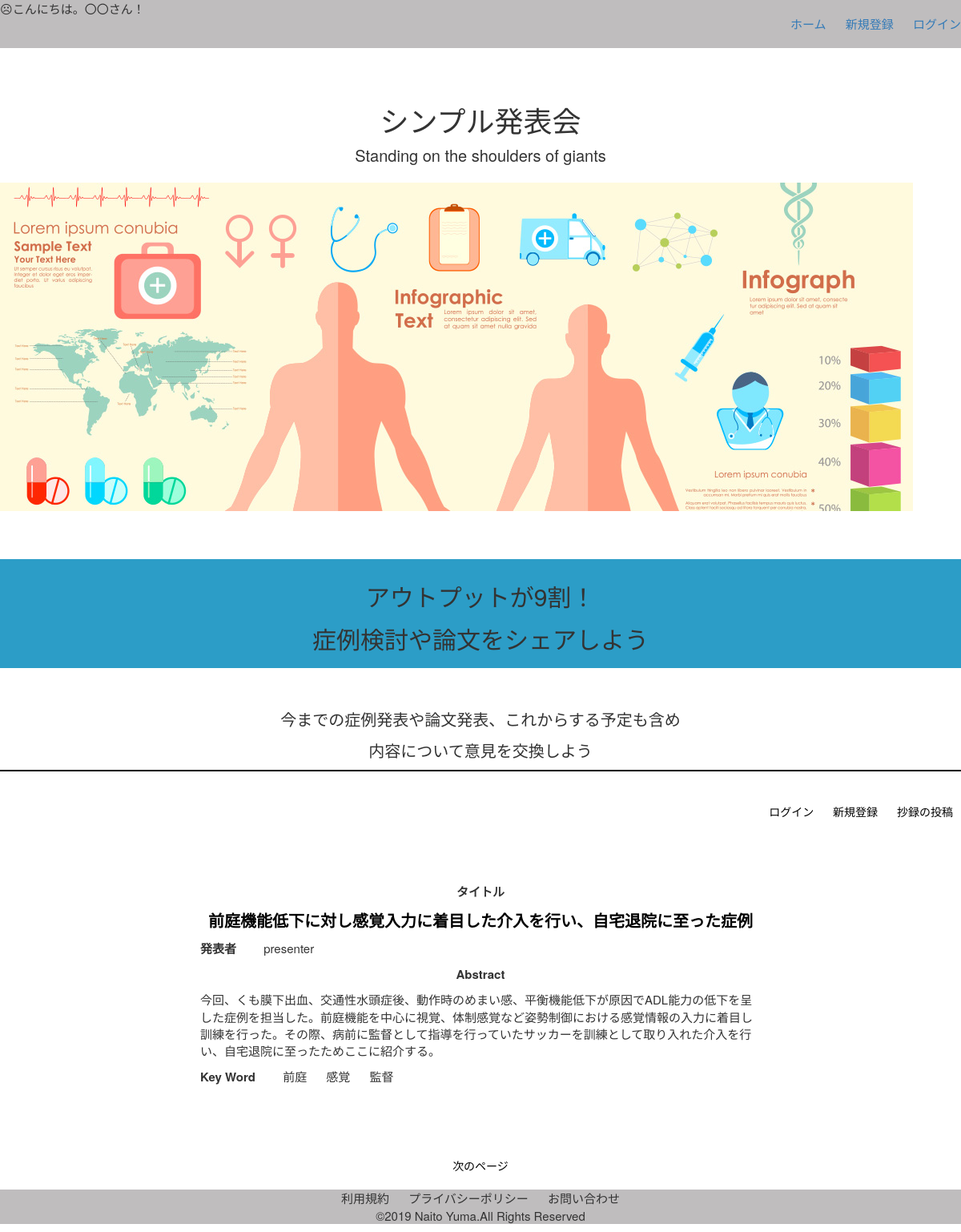
Screenshot of /main.php with the database file from the repository.
### tables this page shows
CREATE TABLE journal (
id INT AUTO_INCREMENT COMMENT 'id',
title TEXT  COMMENT 'タイトル',
presenter TEXT  COMMENT '発表者',
abstract TEXT  COMMENT '概要',
keyword1 TEXT  COMMENT 'キーワード1',
keyword2 TEXT  COMMENT 'キーワード2',
keyword3 TEXT  COMMENT 'キーワード3',
maintext TEXT COMMENT '本文',
PRIMARY KEY(id)
);

### main.php (called while the page is built, shortened)
<?php
$pdo = new PDO(PDO_DSN, DB_USERNAME, DB_PASSWORD );
$sql = "select * from journal";
$stmt = $pdo->prepare($sql);
$stmt -> execute();
$results = [];
while ($row = $stmt->fetch(PDO::FETCH_ASSOC)) {
  $results []=$row;
}
?>
<?php require_once('views/main.tpl.php'); ?>

### views/main.tpl.php (the view)
<!DOCTYPE html>
<html lang="ja">
<?php include('views/head.inc.php'); ?>
  <body>
    <?php include('views/header.inc.php'); ?>
    <div class="main-container">
      <h1>シンプル発表会</h1>
      <p>Standing on the shoulders of giants</p>
    </div>
      <img class="main-image" src="image/main_img_illustration.jpg" alt="*">
    <div class="share">
        <div class="output">
          <h2>アウトプットが9割！</h2>
          <h2>症例検討や論文をシェアしよう</h2>
        </div>
        <div class="share-comment">
          <p>今までの症例発表や論文発表、これからする予定も含め</p>
          <p>内容について意見を交換しよう</p>
        </div>
    </div>
    <div class="login">
      <a href="#" >ログイン</a>
      <a href="#" >新規登録</a>
      <a href="register.php" >抄録の投稿</a>
    </div>
    <div class="upload">
    <?php foreach ($results as $result) { ?>
    <div class="upload-container">
      <div class="title">
        <p>タイトル</p>
        <a class="title-link" href="menu.php?id=<?= $result["id"]?>">
        <p><?= $result["title"] ?></p></a>
      </div>
      <div class="presenter">
        <p>発表者</p>
        <p><?= $result["presenter"] ?></p>
      </div>
      <div class="intr">
        <p>Abstract</p>
        <p><?= $result["abstract"] ?></p>
      </div>
      <div class="keyword">
        <p>Key Word</p>
        <p><?= $result["keyword1"] ?></p>
        <p><?= $result["keyword2"] ?></p>
        <p><?= $result["keyword3"] ?></p>
      </div>
    </div>
  <?php } ?>
    </div>
    <div class="next">
      <a href="#" >次のページ</a>
    </div>
    <?php include('views/footer.inc.php'); ?>
  </body>
</html>

### views/head.inc.php (shortened to what this page needs)
<head>
  <link rel="stylesheet" href="css/styles.css">
  <link rel="stylesheet" href="https://maxcdn.bootstrapcdn.com/bootstrap/3.3.6/css/bootstrap.min.css" />
  <link rel="stylesheet" href="https://cdnjs.cloudflare.com/ajax/libs/font-awesome/5.11.2/css/all.css">
</head>

### views/header.inc.php
<header>
  <div class="header-container">
    <p>☹こんにちは。〇〇さん！</p>
    <div class="header-right">
      <a href="main.php">ホーム</a>
      <a href="#">新規登録</a>
      <a href="#" class="login">ログイン</a>
    </div>
  </div>
</header>

### views/footer.inc.php
<footer>
  <div class="footer-container">
    <div class="footer-t">
      <p>利用規約</p>
      <p>プライバシーポリシー</p>
      <p>お問い合わせ</p>
    </div>
    <p class="copy">©2019 Naito Yuma.All Rights Reserved</p>
  </div>
</footer>

### css/styles.css (style rules this page uses)
body { margin: 0; padding: 0; font-family: Verdana,sans-serif; background-color: white; }
.header-container { background-color: rgba(101, 96, 98, 0.41); height: 60px; margin-bottom: 70px; font-size: 15px; }
header p { float: left; }
.header-right { line-height: 60px; float: right; }
.header-right a { margin-left:20px; }
.main-container { text-align: center; margin-bottom: 20px; }
.main-container p { font-size: 20px; }
.main-image { max-width: 100%; height: auto; margin-bottom: 60px; }
.share { text-align: center; border-bottom: solid 2px black; font-size: 20px; }
.output { margin-bottom: 50px; text-align: center; background-color: rgb(44, 157, 199); padding: 10px 0; }
.login { margin: 40px 0; text-align: right; }
.login a { margin: 10px; color: black; }
.upload { width: auto; height: auto; }
.upload-container { width:700px; margin:80px auto; font-size: 15px; }
.title p:first-child { font-weight: bold; text-align: center; }
.title p:last-child { font-size: 20px; }
.title-link { text-decoration: none; color: black; }
.intr p:first-child { font-weight: bold; text-align: center; }
.keyword p:first-child { font-weight: bold; margin-right: 30px; }
.keyword p { display: inline-block; margin-right: 20px; }
.presenter p:first-child { font-weight: bold; margin-right:30px; }
.presenter p { display: inline-block; margin-right: 20px; }
.next a { color: black; }
.next { text-align: center; }
.footer-container { background-color: rgba(101, 96, 98, 0.41); margin-top: 20px; font-size: 15px; }
.footer-t { text-align: center; }
.footer-t p { display: inline-block; margin: 0 10px; }
.copy { text-align: center; }
h2 { margin: 10px; }

### rows the page displays
journal: title "前庭機能低下に対し感覚入力に着目した介入を行い、自宅退院に至った症例", presenter "presenter", abstract "今回、くも膜下出血、交通性水頭症後、動作時のめまい感、平衡機能低下が原因でADL能力の低下を呈した症例を担当した。前庭機能を中心に視覚、体制感覚など姿勢制御における感覚情報の入力に着目し訓練を行った。その際、病前に監督として指導を行っていたサッカーを訓練として取り入れた介入を行い、自宅退院に至ったためここに紹介する。", keyword1 "前庭", keyword2 "感覚", keyword3 "監督"
